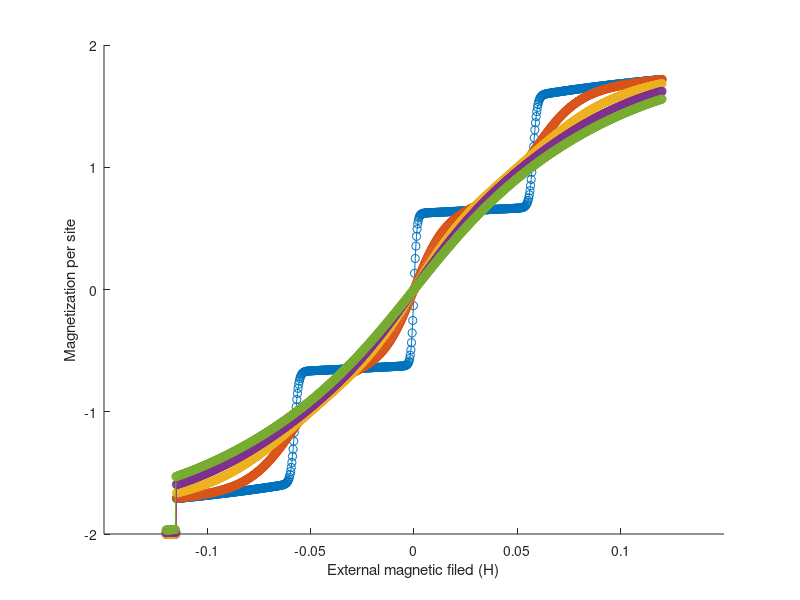

This figure's MATLAB source:
clear;
sigx = [0 1; 1 0];
sigy = [0 1i; -1i 0];
sigz = [1 0; 0 -1];

sigx3 = [0 1 0; 1 0 1; 0 1 0];
sigy3 = [0 -1i 0; i 0 -1i; 0 i 0];
sigz3 = [1 0 0; 0 0 0; 0 0 -1];

Sx_1 = sigx3;
Sx_2 = 0.5.*sigx;

Sy_1 = sigy3;
Sy_2 = 0.5.*sigy;

Sz_1 = sigz3;
Sz_2 = 0.5.*sigz;

limit = 100; %set iteration limit
D = 1; %setting dimensions
k = 0.0862875; %Boltzmann constant
J_1 = 0.5; %coupling strength
J_2 = 2.0 * J_1;
minField = -0.12;
maxField = 0.12;
fieldStep = 3e-4;

minTemp = 0.01;
maxTemp = 0.55;
tempStep = 0.1;

field = int8((maxField-minField)/fieldStep); % discretization of the field
% temperature = 0.05;
temperature = int8((maxTemp-minTemp)/tempStep); % discretization of the temperature
vector = zeros(int8(field*temperature),3);
% map = zeros(field, temperature);

delta = 0.001;
iterator = 1;
newAvSx_1 = 0;
newAvSx_2 = 0;

newAvSy_1 = 0;
newAvSy_2 = 0;

newAvSz_1 = 0;
newAvSz_2 = 0;
avm = zeros(temperature, field);
hi = 1;
for hL = minField:fieldStep:maxField
    ti = 1;
    for temp = minTemp:tempStep:maxTemp
        %     temp = temperature;
        avSx_1 = 0; %initial guess of average Sx(1)
        avSx_2 = -0.5; %initial guess of average Sx(1/2)
        
        avSy_1 = 0; %initial guess of average Sy(1)
        avSy_2 = -0.5; %initial guess of average Sy(1/2)
        
        avSz_1 = 0; %initial guess of average Sz(1)
        avSz_2 = -0.5; %initial guess of average Sz(1/2)
        
        while 1
            Hx = J_1*avSx_2*kron(kron(Sx_2,Sx_1),eye(2)) + J_2*avSx_2*kron(kron(Sx_2,Sx_2),eye(3));
            Hy = J_1*avSy_2*kron(kron(Sy_2,Sy_1),eye(2)) + J_2*avSy_2*kron(kron(Sy_2,Sy_2),eye(3));
            Hz = J_1*avSz_2*kron(kron(Sz_2,Sz_1),eye(2)) + J_2*avSz_2*kron(kron(Sz_2,Sz_2),eye(3));
            
            Hamlt = Hx + Hy + Hz - hL*kron(eye(4),Sz_1) - 2 * hL*kron(eye(6),Sz_2);
%             Hamlt = J_1*avSz_2*kron(kron(Sz_2,Sz_2),Sz_1) + J_2*avSz_2*kron(kron(Sz_1,Sz_2),Sz_2) - hL*kron(eye(4),Sz_1) - 2 * hL*kron(eye(4),Sz_2);
%             Hamlt = 2 * J_1*avSz_2*kron(Sz_2,Sz_1) + J_2*avSz_2*kron(Sz_2,Sz_2) - hL*kron(eye(2),Sz_1) - 2 * hL*kron(eye(2),Sz_2);
            [v, E] = eig(Hamlt);
            beta = 1/(k*temp);
            Z = trace(exp(-beta.*E));
            
            newAvSx_1 = diag(exp(-beta*E))'*diag(v'*kron(eye(4),Sx_1)*v)/Z;
            newAvSx_2 = diag(exp(-beta*E))'*diag(v'*kron(eye(6),Sx_2)*v)/Z;
            diffx_1 = newAvSx_1 - avSx_1;
            diffx_2 = newAvSx_2 - avSx_2;
            
            newAvSy_1 = diag(exp(-beta*E))'*diag(v'*kron(eye(4),Sy_1)*v)/Z;
            newAvSy_2 = diag(exp(-beta*E))'*diag(v'*kron(eye(6),Sy_2)*v)/Z;
            diffy_1 = newAvSy_1 - avSy_1;
            diffy_2 = newAvSy_2 - avSy_2;
            
            newAvSz_1 = diag(exp(-beta*E))'*diag(v'*kron(eye(4),Sz_1)*v)/Z;
            newAvSz_2 = diag(exp(-beta*E))'*diag(v'*kron(eye(6),Sz_2)*v)/Z;
            diffz_1 = newAvSz_1 - avSz_1;
            diffz_2 = newAvSz_2 - avSz_2;
            
            if abs(diffx_1) < delta && abs(diffx_2) < delta && abs(diffy_1) < delta && abs(diffy_2) < delta && abs(diffz_1) < delta && abs(diffz_2) < delta || iterator > limit
                %             if abs(diffz_1) < delta && abs(diffz_2) < delta || iterator > limit
                break
            else
                avSx_1 = newAvSx_1;
                avSx_2 = newAvSx_2;
                
                avSy_1 = newAvSy_1;
                avSy_2 = newAvSy_2;
                
                avSz_1 = newAvSz_1;
                avSz_2 = newAvSz_2;
            end
        end
%         avm(ti,hi) = newAvSz_1;
        avm(ti,hi) = newAvSz_1 + 2 * newAvSz_2;
        %         vector(iterator,:) = [temp, hL, newAvSz_1 + 2 * newAvSz_2];
        %         map(floor(iterator/(temperature+1))+1,rem(iterator,temperature+1)+1) = avm;
        iterator = iterator + 1;
        %         if mod(iterator, 10) == 0
        %            sprintf('Current iteration: %d, and Current temperature: %d', iterator, temp);
        %         end
        ti = ti + 1;
    end
    hi = hi + 1;
end
% avm = [nonzeros(avm(1,:)) nonzeros(avm(2,:))];
figure
hold on
axis([-0.15 0.15 -2 2]);
xlabel('External magnetic filed (H)');
ylabel('Magnetization per site');
for i = 1:temperature
    plot(minField:fieldStep:maxField, avm(i,:),'o-');
end
% plot(vector(:,2),vector(:,3));
% scatter3(vector(:,1),vector(:,2),vector(:,3),15,vector(:,3),'filled');
% view([0 90]);
